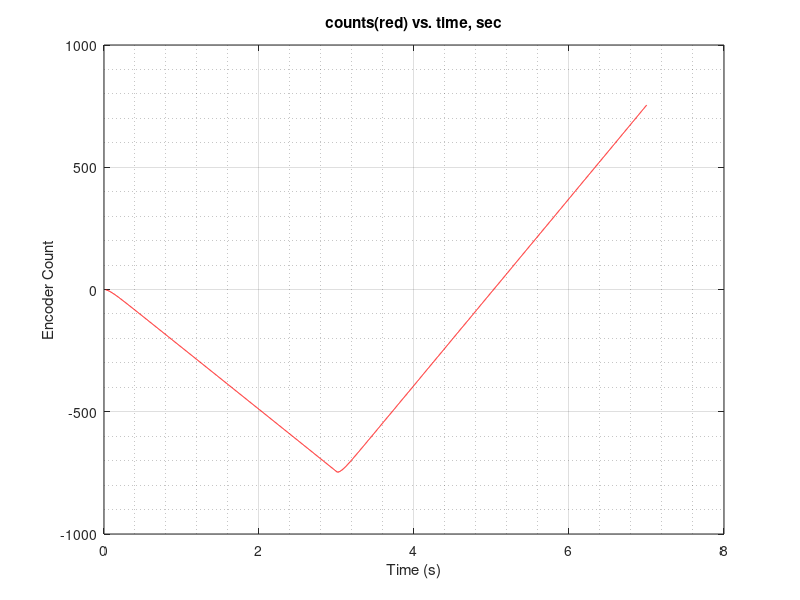
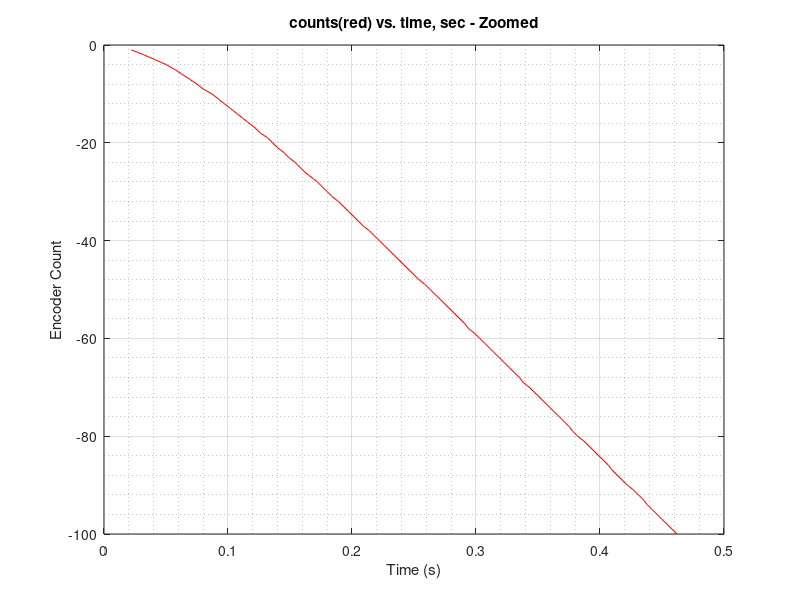
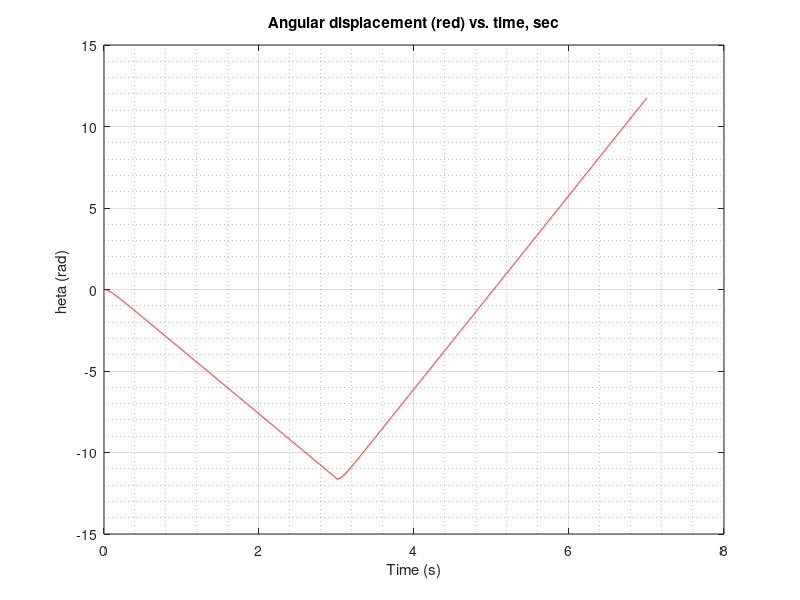
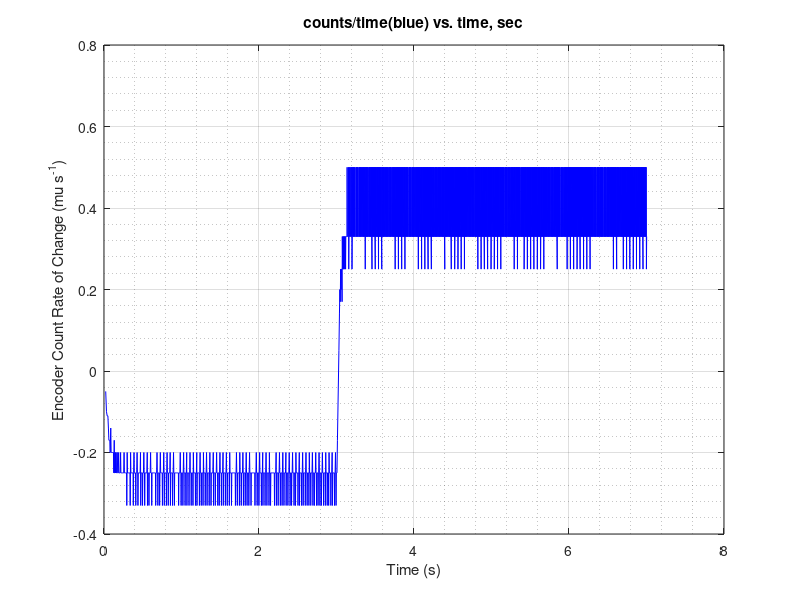

Here is the MATLAB script that generated these plots, in order:
clc;clear;close all;
% ReadTxt_MEM458_Lab3_Motor_Velocity.m
fileID = fopen('lab4modData.txt','r');
formatSpec = '%d %d %f';
sizeA = [3 Inf];
A = fscanf(fileID,formatSpec,sizeA);
fclose(fileID);
n=size(A);
t=A(1,1:n(2));
x=A(2,1:n(2));
v=A(3,1:n(2));
v_old = v;
v(2)=(v(1)+v(2))/2;
v(3)=(v(2)*2+v(3))/3;
v(4)=(v(3)*3+v(4))/4;
v(5)=(v(4)*4+v(5))/5;
v(6)=(v(5)*5+v(6))/6;
v(7)=(v(6)*6+v(7))/7;
v(8)=(v(7)*7+v(8))/8;
v(9)=(v(9)*8+v(9))/9;

for i=10:1:n(2)
    v(i)=(v(i-1)*9+v(i))/10;
end

countToRPMConv = 0.892/360*60*1000;
countToRadConv = 0.892*pi/180;

figure;
plot(t/1000,x,'r-')
title('counts(red) vs. time, sec')
xlabel("Time (s)")
ylabel("Encoder Count");
grid on;
grid minor;

figure;
plot(t(1:100)/1000,x(1:100),'r-')
title('counts(red) vs. time, sec - Zoomed')
xlabel("Time (s)")
ylabel("Encoder Count");
grid on;
grid minor;

figure;
plot(t/1000,x*countToRadConv,'r-')
title('Angular displacement (red) vs. time, sec')
xlabel("Time (s)")
ylabel("\theta (rad)");
grid on;
grid minor;

figure;
plot(t/1000,v_old,'b-')
title('counts/time(blue) vs. time, sec')
xlabel("Time (s)")
ylabel("Encoder Count Rate of Change (\mu s^{-1})");
grid on;
grid minor;

figure;
plot(t/1000,v,'m-')
title('counts/time(purple) vs. time, sec - Post-Processed')
xlabel("Time (s)")
ylabel("Encoder Count Rate of Change (\mu s^{-1})");
grid on;
grid minor;

figure;
plot(t/1000,v*countToRPMConv,'m-')
title('Angular velocity (purple) vs. time, sec - Post-Processed')
xlabel("Time (s)")
ylabel("\omega (RPM)");
grid on;
grid minor;
